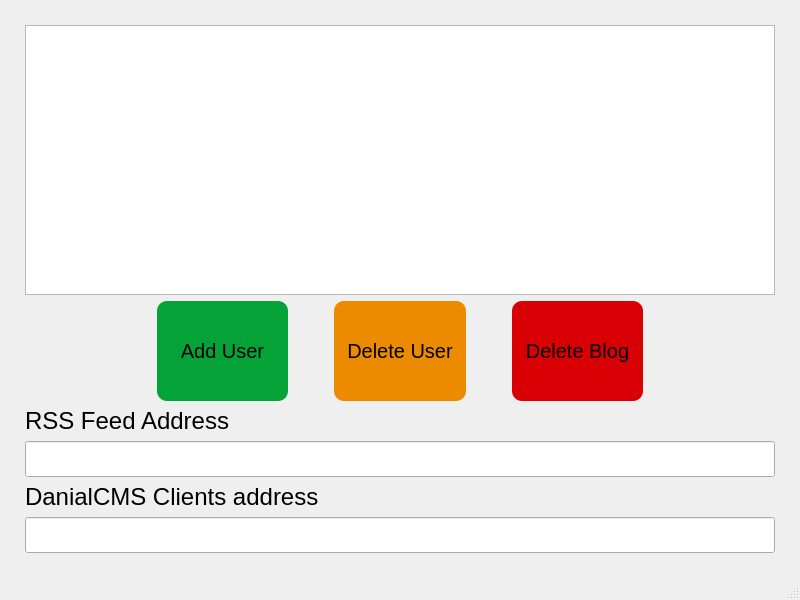
<?xml version="1.0" encoding="UTF-8"?>
<ui version="4.0">
 <class>MainWindow</class>
 <widget class="QMainWindow" name="MainWindow">
  <property name="geometry">
   <rect>
    <x>0</x>
    <y>0</y>
    <width>800</width>
    <height>600</height>
   </rect>
  </property>
  <property name="windowTitle">
   <string>MainWindow</string>
  </property>
  <widget class="QWidget" name="centralwidget">
   <layout class="QVBoxLayout" name="verticalLayout_4">
    <property name="leftMargin">
     <number>25</number>
    </property>
    <property name="topMargin">
     <number>25</number>
    </property>
    <property name="rightMargin">
     <number>25</number>
    </property>
    <property name="bottomMargin">
     <number>25</number>
    </property>
    <item>
     <layout class="QVBoxLayout" name="verticalLayout_3">
      <item>
       <widget class="QListWidget" name="BlogMgmtUsersList"/>
      </item>
      <item>
       <layout class="QHBoxLayout" name="horizontalLayout_3">
        <item>
         <spacer name="horizontalSpacer_2">
          <property name="orientation">
           <enum>Qt::Horizontal</enum>
          </property>
          <property name="sizeType">
           <enum>QSizePolicy::MinimumExpanding</enum>
          </property>
          <property name="sizeHint" stdset="0">
           <size>
            <width>40</width>
            <height>20</height>
           </size>
          </property>
         </spacer>
        </item>
        <item>
         <widget class="QPushButton" name="BlogMgmtAddUser">
          <property name="sizePolicy">
           <sizepolicy hsizetype="Expanding" vsizetype="Expanding">
            <horstretch>0</horstretch>
            <verstretch>0</verstretch>
           </sizepolicy>
          </property>
          <property name="maximumSize">
           <size>
            <width>16777215</width>
            <height>100</height>
           </size>
          </property>
          <property name="font">
           <font>
            <pointsize>15</pointsize>
           </font>
          </property>
          <property name="styleSheet">
           <string notr="true">background-color: rgb(5, 163, 55);
border-radius: 10px;
padding: 0px 5px;</string>
          </property>
          <property name="text">
           <string>Add User</string>
          </property>
         </widget>
        </item>
        <item>
         <spacer name="horizontalSpacer">
          <property name="orientation">
           <enum>Qt::Horizontal</enum>
          </property>
          <property name="sizeType">
           <enum>QSizePolicy::Minimum</enum>
          </property>
          <property name="sizeHint" stdset="0">
           <size>
            <width>40</width>
            <height>20</height>
           </size>
          </property>
         </spacer>
        </item>
        <item>
         <widget class="QPushButton" name="BlogMgmtDeleteUser">
          <property name="sizePolicy">
           <sizepolicy hsizetype="Expanding" vsizetype="Expanding">
            <horstretch>0</horstretch>
            <verstretch>0</verstretch>
           </sizepolicy>
          </property>
          <property name="maximumSize">
           <size>
            <width>16777215</width>
            <height>100</height>
           </size>
          </property>
          <property name="font">
           <font>
            <pointsize>15</pointsize>
           </font>
          </property>
          <property name="styleSheet">
           <string notr="true">background-color: rgb(236, 138, 0);
border-radius: 10px;
padding: 0px 5px;</string>
          </property>
          <property name="text">
           <string>Delete User</string>
          </property>
         </widget>
        </item>
        <item>
         <spacer name="horizontalSpacer_4">
          <property name="orientation">
           <enum>Qt::Horizontal</enum>
          </property>
          <property name="sizeType">
           <enum>QSizePolicy::Minimum</enum>
          </property>
          <property name="sizeHint" stdset="0">
           <size>
            <width>40</width>
            <height>20</height>
           </size>
          </property>
         </spacer>
        </item>
        <item>
         <widget class="QPushButton" name="BlogMgmtDeleteBlog">
          <property name="sizePolicy">
           <sizepolicy hsizetype="Expanding" vsizetype="Expanding">
            <horstretch>0</horstretch>
            <verstretch>0</verstretch>
           </sizepolicy>
          </property>
          <property name="maximumSize">
           <size>
            <width>16777215</width>
            <height>100</height>
           </size>
          </property>
          <property name="font">
           <font>
            <pointsize>15</pointsize>
           </font>
          </property>
          <property name="styleSheet">
           <string notr="true">background-color: rgb(216, 0, 4);
border-radius: 10px;
padding: 0px 5px;</string>
          </property>
          <property name="text">
           <string>Delete Blog</string>
          </property>
         </widget>
        </item>
        <item>
         <spacer name="horizontalSpacer_3">
          <property name="orientation">
           <enum>Qt::Horizontal</enum>
          </property>
          <property name="sizeType">
           <enum>QSizePolicy::MinimumExpanding</enum>
          </property>
          <property name="sizeHint" stdset="0">
           <size>
            <width>40</width>
            <height>20</height>
           </size>
          </property>
         </spacer>
        </item>
       </layout>
      </item>
     </layout>
    </item>
    <item>
     <layout class="QHBoxLayout" name="horizontalLayout">
      <item>
       <layout class="QVBoxLayout" name="verticalLayout">
        <item>
         <widget class="QLabel" name="label">
          <property name="font">
           <font>
            <pointsize>18</pointsize>
           </font>
          </property>
          <property name="text">
           <string>RSS Feed Address</string>
          </property>
         </widget>
        </item>
        <item>
         <widget class="QLineEdit" name="BlogMgmtRssAddr">
          <property name="font">
           <font>
            <pointsize>18</pointsize>
           </font>
          </property>
          <property name="text">
           <string/>
          </property>
          <property name="readOnly">
           <bool>true</bool>
          </property>
         </widget>
        </item>
        <item>
         <widget class="QLabel" name="label_2">
          <property name="font">
           <font>
            <pointsize>18</pointsize>
           </font>
          </property>
          <property name="text">
           <string>DanialCMS Clients address</string>
          </property>
         </widget>
        </item>
        <item>
         <widget class="QLineEdit" name="BlogMgmtClientAddr">
          <property name="font">
           <font>
            <pointsize>18</pointsize>
           </font>
          </property>
          <property name="text">
           <string/>
          </property>
          <property name="readOnly">
           <bool>true</bool>
          </property>
         </widget>
        </item>
       </layout>
      </item>
     </layout>
    </item>
   </layout>
  </widget>
  <widget class="QMenuBar" name="menubar">
   <property name="geometry">
    <rect>
     <x>0</x>
     <y>0</y>
     <width>800</width>
     <height>30</height>
    </rect>
   </property>
  </widget>
  <widget class="QStatusBar" name="statusbar"/>
 </widget>
 <resources/>
 <connections/>
</ui>
